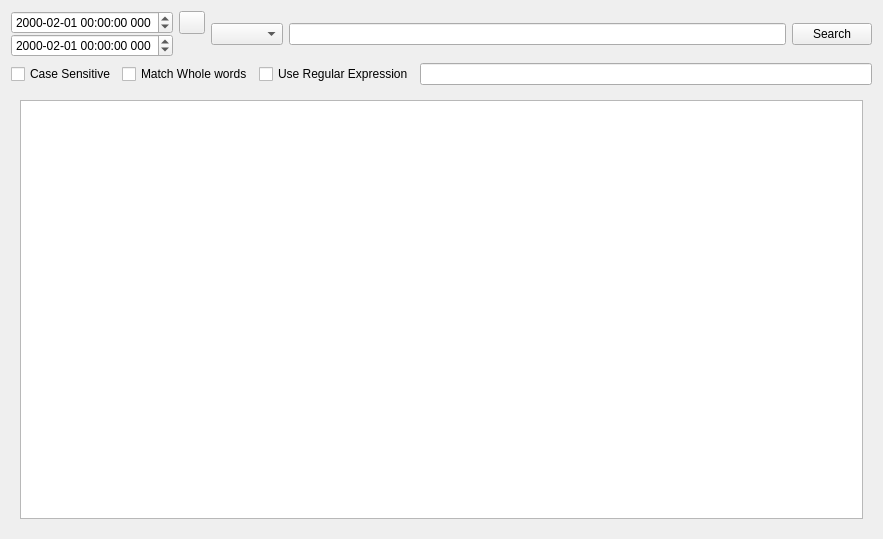
<?xml version="1.0" encoding="UTF-8"?>
<ui version="4.0">
 <class>LogWG</class>
 <widget class="QWidget" name="LogWG">
  <property name="geometry">
   <rect>
    <x>0</x>
    <y>0</y>
    <width>883</width>
    <height>539</height>
   </rect>
  </property>
  <property name="windowTitle">
   <string>Form</string>
  </property>
  <layout class="QVBoxLayout" name="verticalLayout_2">
   <item>
    <layout class="QVBoxLayout" name="verticalLayout_3" stretch="0,0,1">
     <item>
      <layout class="QHBoxLayout" name="horizontalLayout">
       <item>
        <layout class="QFormLayout" name="formLayout">
         <property name="verticalSpacing">
          <number>0</number>
         </property>
         <item row="0" column="0">
          <widget class="QDateTimeEdit" name="start_time_dte">
           <property name="dateTime">
            <datetime>
             <hour>0</hour>
             <minute>0</minute>
             <second>0</second>
             <year>2000</year>
             <month>2</month>
             <day>1</day>
            </datetime>
           </property>
           <property name="displayFormat">
            <string>yyyy-MM-dd HH:mm:ss zzz</string>
           </property>
          </widget>
         </item>
         <item row="0" column="1">
          <widget class="QPushButton" name="expand_time_btn">
           <property name="maximumSize">
            <size>
             <width>26</width>
             <height>26</height>
            </size>
           </property>
           <property name="styleSheet">
            <string notr="true"> QPushButton {
	image: url(:/128x128/arrow-right.png);
 }

 QPushButton:checked {
	image: url(:/128x128/arrow-down.png);
 }</string>
           </property>
           <property name="text">
            <string/>
           </property>
           <property name="checkable">
            <bool>true</bool>
           </property>
          </widget>
         </item>
         <item row="1" column="0">
          <widget class="QDateTimeEdit" name="end_time_dte">
           <property name="dateTime">
            <datetime>
             <hour>0</hour>
             <minute>0</minute>
             <second>0</second>
             <year>2000</year>
             <month>2</month>
             <day>1</day>
            </datetime>
           </property>
           <property name="displayFormat">
            <string>yyyy-MM-dd HH:mm:ss zzz</string>
           </property>
          </widget>
         </item>
        </layout>
       </item>
       <item>
        <widget class="QComboBox" name="log_level_cbx"/>
       </item>
       <item>
        <widget class="QLineEdit" name="search_le"/>
       </item>
       <item>
        <widget class="QPushButton" name="pushButton">
         <property name="text">
          <string>Search</string>
         </property>
        </widget>
       </item>
      </layout>
     </item>
     <item>
      <layout class="QHBoxLayout" name="horizontalLayout_2">
       <item>
        <widget class="QCheckBox" name="case_sensitive_cbx">
         <property name="text">
          <string>Case Sensitive</string>
         </property>
        </widget>
       </item>
       <item>
        <widget class="QCheckBox" name="match_whole_word_cbx">
         <property name="text">
          <string>Match Whole words</string>
         </property>
        </widget>
       </item>
       <item>
        <widget class="QCheckBox" name="use_regular_express_cbx">
         <property name="text">
          <string>Use Regular Expression</string>
         </property>
        </widget>
       </item>
       <item>
        <widget class="QLineEdit" name="file_filter_le"/>
       </item>
      </layout>
     </item>
     <item>
      <widget class="QStackedWidget" name="stackedWidget">
       <property name="currentIndex">
        <number>1</number>
       </property>
       <widget class="QWidget" name="log_table_wg">
        <layout class="QVBoxLayout" name="verticalLayout_4">
         <item>
          <widget class="QTableView" name="log_tbv"/>
         </item>
        </layout>
       </widget>
       <widget class="QWidget" name="log_text_wg">
        <layout class="QVBoxLayout" name="verticalLayout">
         <item>
          <widget class="QPlainTextEdit" name="log_ple"/>
         </item>
        </layout>
       </widget>
      </widget>
     </item>
    </layout>
   </item>
  </layout>
 </widget>
 <resources/>
 <connections/>
</ui>
